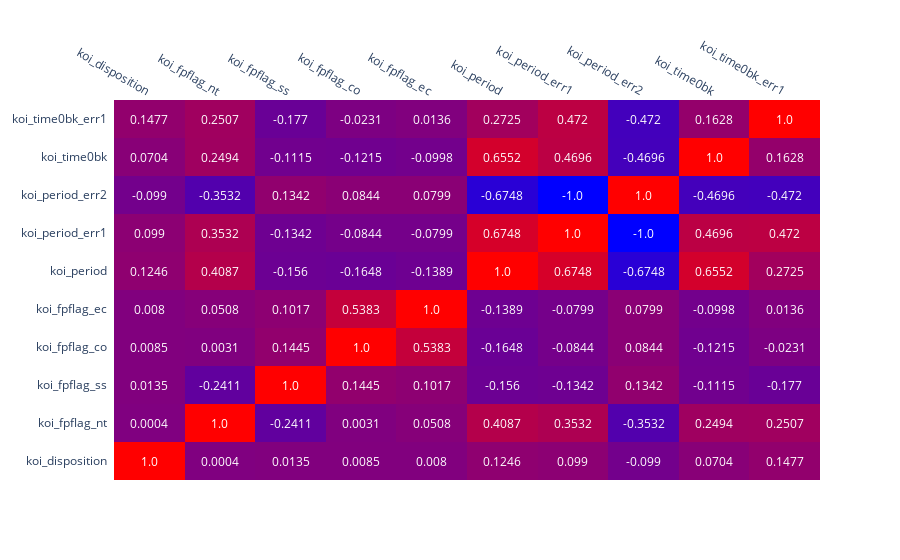

Write notebook code for a chart like this one.
### Code cell
iplot(figfac.create_annotated_heatmap(correlation.iloc[:10, :10].round(3).values, x=correlation.iloc[:10, :10].columns.to_list(), 
                                  y=correlation.iloc[:10, :10].index.to_list(), annotation_text=correlation.iloc[:10, :10].round(4).values, colorscale= 'bluered'))

### Figure 1 — Plotly figure (JSON) as saved in the notebook; plotly's stock layout.template omitted (floating-point values rounded to 4 significant figures)
{"data": [{"colorscale": [[0, "rgb(0,0,255)"], [1, "rgb(255,0,0)"]], "reversescale": false, "showscale": false, "type": "heatmap", "x": ["koi_disposition", "koi_fpflag_nt", "koi_fpflag_ss", "koi_fpflag_co", "koi_fpflag_ec", "koi_period", "koi_period_err1", "koi_period_err2", "koi_time0bk", "koi_time0bk_err1"], "y": ["koi_disposition", "koi_fpflag_nt", "koi_fpflag_ss", "koi_fpflag_co", "koi_fpflag_ec", "koi_period", "koi_period_err1", "koi_period_err2", "koi_time0bk", "koi_time0bk_err1"], "z": [[1, 0, 0.014, 0.009, 0.008, 0.125, 0.099, -0.099, 0.07, 0.148], [0, 1, -0.241, 0.003, 0.051, 0.409, 0.353, -0.353, 0.249, 0.251], [0.014, -0.241, 1, 0.145, 0.102, -0.156, -0.134, 0.134, -0.111, -0.177], [0.009, 0.003, 0.145, 1, 0.538, -0.165, -0.084, 0.084, -0.121, -0.023], [0.008, 0.051, 0.102, 0.538, 1, -0.139, -0.08, 0.08, -0.1, 0.014], [0.125, 0.409, -0.156, -0.165, -0.139, 1, 0.675, -0.675, 0.655, 0.273], [0.099, 0.353, -0.134, -0.084, -0.08, 0.675, 1, -1, 0.47, 0.472], [-0.099, -0.353, 0.134, 0.084, 0.08, -0.675, -1, 1, -0.47, -0.472], [0.07, 0.249, -0.111, -0.121, -0.1, 0.655, 0.47, -0.47, 1, 0.163], [0.148, 0.251, -0.177, -0.023, 0.014, 0.273, 0.472, -0.472, 0.163, 1]]}], "layout": {"annotations": [{"font": {"color": "#FFFFFF"}, "showarrow": false, "text": "1.0", "x": "koi_disposition", "xref": "x", "y": "koi_disposition", "yref": "y"}, {"font": {"color": "#FFFFFF"}, "showarrow": false, "text": "0.0004", "x": "koi_fpflag_nt", "xref": "x", "y": "koi_disposition", "yref": "y"}, {"font": {"color": "#FFFFFF"}, "showarrow": false, "text": "0.0135", "x": "koi_fpflag_ss", "xref": "x", "y": "koi_disposition", "yref": "y"}, {"font": {"color": "#FFFFFF"}, "showarrow": false, "text": "0.0085", "x": "koi_fpflag_co", "xref": "x", "y": "koi_disposition", "yref": "y"}, {"font": {"color": "#FFFFFF"}, "showarrow": false, "text": "0.008", "x": "koi_fpflag_ec", "xref": "x", "y": "koi_disposition", "yref": "y"}, {"font": {"color": "#FFFFFF"}, "showarrow": false, "text": "0.1246", "x": "koi_period", "xref": "x", "y": "koi_disposition", "yref": "y"}, {"font": {"color": "#FFFFFF"}, "showarrow": false, "text": "0.099", "x": "koi_period_err1", "xref": "x", "y": "koi_disposition", "yref": "y"}, {"font": {"color": "#FFFFFF"}, "showarrow": false, "text": "-0.099", "x": "koi_period_err2", "xref": "x", "y": "koi_disposition", "yref": "y"}, {"font": {"color": "#FFFFFF"}, "showarrow": false, "text": "0.0704", "x": "koi_time0bk", "xref": "x", "y": "koi_disposition", "yref": "y"}, {"font": {"color": "#FFFFFF"}, "showarrow": false, "text": "0.1477", "x": "koi_time0bk_err1", "xref": "x", "y": "koi_disposition", "yref": "y"}, {"font": {"color": "#FFFFFF"}, "showarrow": false, "text": "0.0004", "x": "koi_disposition", "xref": "x", "y": "koi_fpflag_nt", "yref": "y"}, {"font": {"color": "#FFFFFF"}, "showarrow": false, "text": "1.0", "x": "koi_fpflag_nt", "xref": "x", "y": "koi_fpflag_nt", "yref": "y"}, {"font": {"color": "#FFFFFF"}, "showarrow": false, "text": "-0.2411", "x": "koi_fpflag_ss", "xref": "x", "y": "koi_fpflag_nt", "yref": "y"}, {"font": {"color": "#FFFFFF"}, "showarrow": false, "text": "0.0031", "x": "koi_fpflag_co", "xref": "x", "y": "koi_fpflag_nt", "yref": "y"}, {"font": {"color": "#FFFFFF"}, "showarrow": false, "text": "0.0508", "x": "koi_fpflag_ec", "xref": "x", "y": "koi_fpflag_nt", "yref": "y"}, {"font": {"color": "#FFFFFF"}, "showarrow": false, "text": "0.4087", "x": "koi_period", "xref": "x", "y": "koi_fpflag_nt", "yref": "y"}, {"font": {"color": "#FFFFFF"}, "showarrow": false, "text": "0.3532", "x": "koi_period_err1", "xref": "x", "y": "koi_fpflag_nt", "yref": "y"}, {"font": {"color": "#FFFFFF"}, "showarrow": false, "text": "-0.3532", "x": "koi_period_err2", "xref": "x", "y": "koi_fpflag_nt", "yref": "y"}, {"font": {"color": "#FFFFFF"}, "showarrow": false, "text": "0.2494", "x": "koi_time0bk", "xref": "x", "y": "koi_fpflag_nt", "yref": "y"}, {"font": {"color": "#FFFFFF"}, "showarrow": false, "text": "0.2507", "x": "koi_time0bk_err1", "xref": "x", "y": "koi_fpflag_nt", "yref": "y"}, {"font": {"color": "#FFFFFF"}, "showarrow": false, "text": "0.0135", "x": "koi_disposition", "xref": "x", "y": "koi_fpflag_ss", "yref": "y"}, {"font": {"color": "#FFFFFF"}, "showarrow": false, "text": "-0.2411", "x": "koi_fpflag_nt", "xref": "x", "y": "koi_fpflag_ss", "yref": "y"}, {"font": {"color": "#FFFFFF"}, "showarrow": false, "text": "1.0", "x": "koi_fpflag_ss", "xref": "x", "y": "koi_fpflag_ss", "yref": "y"}, {"font": {"color": "#FFFFFF"}, "showarrow": false, "text": "0.1445", "x": "koi_fpflag_co", "xref": "x", "y": "koi_fpflag_ss", "yref": "y"}, {"font": {"color": "#FFFFFF"}, "showarrow": false, "text": "0.1017", "x": "koi_fpflag_ec", "xref": "x", "y": "koi_fpflag_ss", "yref": "y"}, {"font": {"color": "#FFFFFF"}, "showarrow": false, "text": "-0.156", "x": "koi_period", "xref": "x", "y": "koi_fpflag_ss", "yref": "y"}, {"font": {"color": "#FFFFFF"}, "showarrow": false, "text": "-0.1342", "x": "koi_period_err1", "xref": "x", "y": "koi_fpflag_ss", "yref": "y"}, {"font": {"color": "#FFFFFF"}, "showarrow": false, "text": "0.1342", "x": "koi_period_err2", "xref": "x", "y": "koi_fpflag_ss", "yref": "y"}, {"font": {"color": "#FFFFFF"}, "showarrow": false, "text": "-0.1115", "x": "koi_time0bk", "xref": "x", "y": "koi_fpflag_ss", "yref": "y"}, {"font": {"color": "#FFFFFF"}, "showarrow": false, "text": "-0.177", "x": "koi_time0bk_err1", "xref": "x", "y": "koi_fpflag_ss", "yref": "y"}, {"font": {"color": "#FFFFFF"}, "showarrow": false, "text": "0.0085", "x": "koi_disposition", "xref": "x", "y": "koi_fpflag_co", "yref": "y"}, {"font": {"color": "#FFFFFF"}, "showarrow": false, "text": "0.0031", "x": "koi_fpflag_nt", "xref": "x", "y": "koi_fpflag_co", "yref": "y"}, {"font": {"color": "#FFFFFF"}, "showarrow": false, "text": "0.1445", "x": "koi_fpflag_ss", "xref": "x", "y": "koi_fpflag_co", "yref": "y"}, {"font": {"color": "#FFFFFF"}, "showarrow": false, "text": "1.0", "x": "koi_fpflag_co", "xref": "x", "y": "koi_fpflag_co", "yref": "y"}, {"font": {"color": "#FFFFFF"}, "showarrow": false, "text": "0.5383", "x": "koi_fpflag_ec", "xref": "x", "y": "koi_fpflag_co", "yref": "y"}, {"font": {"color": "#FFFFFF"}, "showarrow": false, "text": "-0.1648", "x": "koi_period", "xref": "x", "y": "koi_fpflag_co", "yref": "y"}, {"font": {"color": "#FFFFFF"}, "showarrow": false, "text": "-0.0844", "x": "koi_period_err1", "xref": "x", "y": "koi_fpflag_co", "yref": "y"}, {"font": {"color": "#FFFFFF"}, "showarrow": false, "text": "0.0844", "x": "koi_period_err2", "xref": "x", "y": "koi_fpflag_co", "yref": "y"}, {"font": {"color": "#FFFFFF"}, "showarrow": false, "text": "-0.1215", "x": "koi_time0bk", "xref": "x", "y": "koi_fpflag_co", "yref": "y"}, {"font": {"color": "#FFFFFF"}, "showarrow": false, "text": "-0.0231", "x": "koi_time0bk_err1", "xref": "x", "y": "koi_fpflag_co", "yref": "y"}, {"font": {"color": "#FFFFFF"}, "showarrow": false, "text": "0.008", "x": "koi_disposition", "xref": "x", "y": "koi_fpflag_ec", "yref": "y"}, {"font": {"color": "#FFFFFF"}, "showarrow": false, "text": "0.0508", "x": "koi_fpflag_nt", "xref": "x", "y": "koi_fpflag_ec", "yref": "y"}, {"font": {"color": "#FFFFFF"}, "showarrow": false, "text": "0.1017", "x": "koi_fpflag_ss", "xref": "x", "y": "koi_fpflag_ec", "yref": "y"}, {"font": {"color": "#FFFFFF"}, "showarrow": false, "text": "0.5383", "x": "koi_fpflag_co", "xref": "x", "y": "koi_fpflag_ec", "yref": "y"}, {"font": {"color": "#FFFFFF"}, "showarrow": false, "text": "1.0", "x": "koi_fpflag_ec", "xref": "x", "y": "koi_fpflag_ec", "yref": "y"}, {"font": {"color": "#FFFFFF"}, "showarrow": false, "text": "-0.1389", "x": "koi_period", "xref": "x", "y": "koi_fpflag_ec", "yref": "y"}, {"font": {"color": "#FFFFFF"}, "showarrow": false, "text": "-0.0799", "x": "koi_period_err1", "xref": "x", "y": "koi_fpflag_ec", "yref": "y"}, {"font": {"color": "#FFFFFF"}, "showarrow": false, "text": "0.0799", "x": "koi_period_err2", "xref": "x", "y": "koi_fpflag_ec", "yref": "y"}, {"font": {"color": "#FFFFFF"}, "showarrow": false, "text": "-0.0998", "x": "koi_time0bk", "xref": "x", "y": "koi_fpflag_ec", "yref": "y"}, {"font": {"color": "#FFFFFF"}, "showarrow": false, "text": "0.0136", "x": "koi_time0bk_err1", "xref": "x", "y": "koi_fpflag_ec", "yref": "y"}, {"font": {"color": "#FFFFFF"}, "showarrow": false, "text": "0.1246", "x": "koi_disposition", "xref": "x", "y": "koi_period", "yref": "y"}, {"font": {"color": "#FFFFFF"}, "showarrow": false, "text": "0.4087", "x": "koi_fpflag_nt", "xref": "x", "y": "koi_period", "yref": "y"}, {"font": {"color": "#FFFFFF"}, "showarrow": false, "text": "-0.156", "x": "koi_fpflag_ss", "xref": "x", "y": "koi_period", "yref": "y"}, {"font": {"color": "#FFFFFF"}, "showarrow": false, "text": "-0.1648", "x": "koi_fpflag_co", "xref": "x", "y": "koi_period", "yref": "y"}, {"font": {"color": "#FFFFFF"}, "showarrow": false, "text": "-0.1389", "x": "koi_fpflag_ec", "xref": "x", "y": "koi_period", "yref": "y"}, {"font": {"color": "#FFFFFF"}, "showarrow": false, "text": "1.0", "x": "koi_period", "xref": "x", "y": "koi_period", "yref": "y"}, {"font": {"color": "#FFFFFF"}, "showarrow": false, "text": "0.6748", "x": "koi_period_err1", "xref": "x", "y": "koi_period", "yref": "y"}, {"font": {"color": "#FFFFFF"}, "showarrow": false, "text": "-0.6748", "x": "koi_period_err2", "xref": "x", "y": "koi_period", "yref": "y"}, {"font": {"color": "#FFFFFF"}, "showarrow": false, "text": "0.6552", "x": "koi_time0bk", "xref": "x", "y": "koi_period", "yref": "y"}, {"font": {"color": "#FFFFFF"}, "showarrow": false, "text": "0.2725", "x": "koi_time0bk_err1", "xref": "x", "y": "koi_period", "yref": "y"}, {"font": {"color": "#FFFFFF"}, "showarrow": false, "text": "0.099", "x": "koi_disposition", "xref": "x", "y": "koi_period_err1", "yref": "y"}, {"font": {"color": "#FFFFFF"}, "showarrow": false, "text": "0.3532", "x": "koi_fpflag_nt", "xref": "x", "y": "koi_period_err1", "yref": "y"}, {"font": {"color": "#FFFFFF"}, "showarrow": false, "text": "-0.1342", "x": "koi_fpflag_ss", "xref": "x", "y": "koi_period_err1", "yref": "y"}, {"font": {"color": "#FFFFFF"}, "showarrow": false, "text": "-0.0844", "x": "koi_fpflag_co", "xref": "x", "y": "koi_period_err1", "yref": "y"}, {"font": {"color": "#FFFFFF"}, "showarrow": false, "text": "-0.0799", "x": "koi_fpflag_ec", "xref": "x", "y": "koi_period_err1", "yref": "y"}, {"font": {"color": "#FFFFFF"}, "showarrow": false, "text": "0.6748", "x": "koi_period", "xref": "x", "y": "koi_period_err1", "yref": "y"}, {"font": {"color": "#FFFFFF"}, "showarrow": false, "text": "1.0", "x": "koi_period_err1", "xref": "x", "y": "koi_period_err1", "yref": "y"}, {"font": {"color": "#FFFFFF"}, "showarrow": false, "text": "-1.0", "x": "koi_period_err2", "xref": "x", "y": "koi_period_err1", "yref": "y"}, {"font": {"color": "#FFFFFF"}, "showarrow": false, "text": "0.4696", "x": "koi_time0bk", "xref": "x", "y": "koi_period_err1", "yref": "y"}, {"font": {"color": "#FFFFFF"}, "showarrow": false, "text": "0.472", "x": "koi_time0bk_err1", "xref": "x", "y": "koi_period_err1", "yref": "y"}, {"font": {"color": "#FFFFFF"}, "showarrow": false, "text": "-0.099", "x": "koi_disposition", "xref": "x", "y": "koi_period_err2", "yref": "y"}, {"font": {"color": "#FFFFFF"}, "showarrow": false, "text": "-0.3532", "x": "koi_fpflag_nt", "xref": "x", "y": "koi_period_err2", "yref": "y"}, {"font": {"color": "#FFFFFF"}, "showarrow": false, "text": "0.1342", "x": "koi_fpflag_ss", "xref": "x", "y": "koi_period_err2", "yref": "y"}, {"font": {"color": "#FFFFFF"}, "showarrow": false, "text": "0.0844", "x": "koi_fpflag_co", "xref": "x", "y": "koi_period_err2", "yref": "y"}, {"font": {"color": "#FFFFFF"}, "showarrow": false, "text": "0.0799", "x": "koi_fpflag_ec", "xref": "x", "y": "koi_period_err2", "yref": "y"}, {"font": {"color": "#FFFFFF"}, "showarrow": false, "text": "-0.6748", "x": "koi_period", "xref": "x", "y": "koi_period_err2", "yref": "y"}, {"font": {"color": "#FFFFFF"}, "showarrow": false, "text": "-1.0", "x": "koi_period_err1", "xref": "x", "y": "koi_period_err2", "yref": "y"}, {"font": {"color": "#FFFFFF"}, "showarrow": false, "text": "1.0", "x": "koi_period_err2", "xref": "x", "y": "koi_period_err2", "yref": "y"}, {"font": {"color": "#FFFFFF"}, "showarrow": false, "text": "-0.4696", "x": "koi_time0bk", "xref": "x", "y": "koi_period_err2", "yref": "y"}, {"font": {"color": "#FFFFFF"}, "showarrow": false, "text": "-0.472", "x": "koi_time0bk_err1", "xref": "x", "y": "koi_period_err2", "yref": "y"}, {"font": {"color": "#FFFFFF"}, "showarrow": false, "text": "0.0704", "x": "koi_disposition", "xref": "x", "y": "koi_time0bk", "yref": "y"}, {"font": {"color": "#FFFFFF"}, "showarrow": false, "text": "0.2494", "x": "koi_fpflag_nt", "xref": "x", "y": "koi_time0bk", "yref": "y"}, {"font": {"color": "#FFFFFF"}, "showarrow": false, "text": "-0.1115", "x": "koi_fpflag_ss", "xref": "x", "y": "koi_time0bk", "yref": "y"}, {"font": {"color": "#FFFFFF"}, "showarrow": false, "text": "-0.1215", "x": "koi_fpflag_co", "xref": "x", "y": "koi_time0bk", "yref": "y"}, {"font": {"color": "#FFFFFF"}, "showarrow": false, "text": "-0.0998", "x": "koi_fpflag_ec", "xref": "x", "y": "koi_time0bk", "yref": "y"}, {"font": {"color": "#FFFFFF"}, "showarrow": false, "text": "0.6552", "x": "koi_period", "xref": "x", "y": "koi_time0bk", "yref": "y"}, {"font": {"color": "#FFFFFF"}, "showarrow": false, "text": "0.4696", "x": "koi_period_err1", "xref": "x", "y": "koi_time0bk", "yref": "y"}, {"font": {"color": "#FFFFFF"}, "showarrow": false, "text": "-0.4696", "x": "koi_period_err2", "xref": "x", "y": "koi_time0bk", "yref": "y"}, {"font": {"color": "#FFFFFF"}, "showarrow": false, "text": "1.0", "x": "koi_time0bk", "xref": "x", "y": "koi_time0bk", "yref": "y"}, {"font": {"color": "#FFFFFF"}, "showarrow": false, "text": "0.1628", "x": "koi_time0bk_err1", "xref": "x", "y": "koi_time0bk", "yref": "y"}, {"font": {"color": "#FFFFFF"}, "showarrow": false, "text": "0.1477", "x": "koi_disposition", "xref": "x", "y": "koi_time0bk_err1", "yref": "y"}, {"font": {"color": "#FFFFFF"}, "showarrow": false, "text": "0.2507", "x": "koi_fpflag_nt", "xref": "x", "y": "koi_time0bk_err1", "yref": "y"}, {"font": {"color": "#FFFFFF"}, "showarrow": false, "text": "-0.177", "x": "koi_fpflag_ss", "xref": "x", "y": "koi_time0bk_err1", "yref": "y"}, {"font": {"color": "#FFFFFF"}, "showarrow": false, "text": "-0.0231", "x": "koi_fpflag_co", "xref": "x", "y": "koi_time0bk_err1", "yref": "y"}, {"font": {"color": "#FFFFFF"}, "showarrow": false, "text": "0.0136", "x": "koi_fpflag_ec", "xref": "x", "y": "koi_time0bk_err1", "yref": "y"}, {"font": {"color": "#FFFFFF"}, "showarrow": false, "text": "0.2725", "x": "koi_period", "xref": "x", "y": "koi_time0bk_err1", "yref": "y"}, {"font": {"color": "#FFFFFF"}, "showarrow": false, "text": "0.472", "x": "koi_period_err1", "xref": "x", "y": "koi_time0bk_err1", "yref": "y"}, {"font": {"color": "#FFFFFF"}, "showarrow": false, "text": "-0.472", "x": "koi_period_err2", "xref": "x", "y": "koi_time0bk_err1", "yref": "y"}, {"font": {"color": "#FFFFFF"}, "showarrow": false, "text": "0.1628", "x": "koi_time0bk", "xref": "x", "y": "koi_time0bk_err1", "yref": "y"}, {"font": {"color": "#FFFFFF"}, "showarrow": false, "text": "1.0", "x": "koi_time0bk_err1", "xref": "x", "y": "koi_time0bk_err1", "yref": "y"}], "xaxis": {"dtick": 1, "gridcolor": "rgb(0, 0, 0)", "side": "top", "ticks": ""}, "yaxis": {"dtick": 1, "ticks": "", "ticksuffix": "  "}}}
